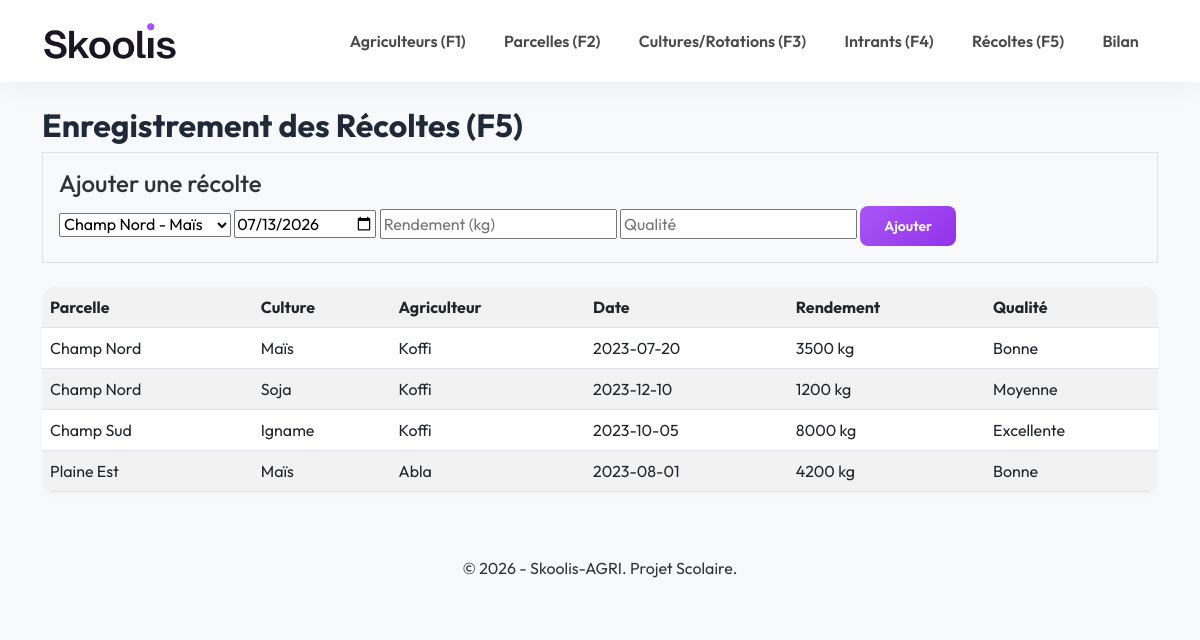
Page /php_app/recoltes.php on the committed database.
### tables this page shows
CREATE TABLE recolte (
    id_recolte INT AUTO_INCREMENT PRIMARY KEY,
    id_production INT NOT NULL,
    date_recolte DATE NOT NULL,
    rendement_kg FLOAT NOT NULL,
    qualite VARCHAR(50),
    FOREIGN KEY (id_production) REFERENCES production(id_production) ON DELETE CASCADE
);

CREATE TABLE parcelle (
    id_parcelle INT AUTO_INCREMENT PRIMARY KEY,
    nom VARCHAR(100) NOT NULL,
    localisation VARCHAR(150),
    superficie FLOAT NOT NULL COMMENT 'en hectares',
    zone_ecologique VARCHAR(100),
    id_agriculteur INT,
    FOREIGN KEY (id_agriculteur) REFERENCES agriculteur(id_agriculteur) ON DELETE CASCADE
);

CREATE TABLE culture (
    id_culture INT AUTO_INCREMENT PRIMARY KEY,
    nom_espece VARCHAR(100) NOT NULL,
    type_culture VARCHAR(50)
);

CREATE TABLE agriculteur (
    id_agriculteur INT AUTO_INCREMENT PRIMARY KEY,
    nom VARCHAR(50) NOT NULL,
    prenom VARCHAR(50) NOT NULL,
    contact VARCHAR(50),
    id_cooperative INT,
    FOREIGN KEY (id_cooperative) REFERENCES cooperative(id_cooperative) ON DELETE SET NULL
);

### php_app/recoltes.php (the view, shortened to what this page needs)
<?php
require 'db.php';
$recoltes = $pdo->query("SELECT r.*, p.nom as parcelle, c.nom_espece as culture, a.nom as agri_nom FROM recolte r JOIN production pr ON r.id_production = pr.id_production JOIN parcelle p ON pr.id_parcelle = p.id_parcelle JOIN culture c ON pr.id_culture = c.id_culture JOIN agriculteur a ON p.id_agriculteur = a.id_agriculteur")->fetchAll();
$prods = $pdo->query("SELECT pr.id_production, p.nom as parcelle, c.nom_espece FROM production pr JOIN parcelle p ON pr.id_parcelle=p.id_parcelle JOIN culture c ON pr.id_culture=c.id_culture")->fetchAll();
include 'header.php';
?>
<h2>Enregistrement des Récoltes (F5)</h2>
<form method="post" class="mb-4 bg-light p-3 border">
    <h4>Ajouter une récolte</h4>
    <select name="id_production">
        <?php foreach ($prods as $pr): ?><option value="<?= $pr['id_production'] ?>"><?= $pr['parcelle'].' - '.$pr['nom_espece'] ?></option><?php endforeach; ?>
    </select>
    <input type="date" name="date_recolte" required value="<?= date('Y-m-d') ?>">
    <input type="number" step="0.1" name="rendement_kg" placeholder="Rendement (kg)" required>
    <input type="text" name="qualite" placeholder="Qualité">
    <button type="submit" class="btn btn-sm btn-primary">Ajouter</button>
</form>
<table class="table table-striped">
    <tr><th>Parcelle</th><th>Culture</th><th>Agriculteur</th><th>Date</th><th>Rendement</th><th>Qualité</th></tr>
    <?php foreach ($recoltes as $r): ?>
    <tr><td><?= htmlspecialchars($r['parcelle']) ?></td><td><?= htmlspecialchars($r['culture']) ?></td><td><?= htmlspecialchars($r['agri_nom']) ?></td><td><?= $r['date_recolte'] ?></td><td><?= $r['rendement_kg'] ?> kg</td><td><?= htmlspecialchars($r['qualite']) ?></td></tr>
    <?php endforeach; ?>
</table>
<?php include 'footer.php'; ?>

### php_app/assets/css/style.css (style rules this page uses)
body { font-family: 'Outfit', sans-serif; background-color: #f8f9fa; color: #333; }
.btn-primary, .btn-success { background: linear-gradient(135deg, #a855f7, #9333ea); border: none; border-radius: 8px; padding: 0.6rem 1.5rem; font-weight: 600; transition: all 0.3s ease; }
h1, h2, h3 { font-weight: 700; color: #1f2937; }
.table { background: white; border-radius: 12px; overflow: hidden; box-shadow: 0 4px 6px rgba(0,0,0,0.02); }

### rows in the picture
recolte: parcelle.nom "Champ Nord", culture.nom_espece "Maïs", agriculteur.nom "Koffi", date_recolte "2023-07-20", rendement_kg "3500", qualite "Bonne"
recolte: parcelle.nom "Champ Nord", culture.nom_espece "Soja", agriculteur.nom "Koffi", date_recolte "2023-12-10", rendement_kg "1200", qualite "Moyenne"
recolte: parcelle.nom "Champ Sud", culture.nom_espece "Igname", agriculteur.nom "Koffi", date_recolte "2023-10-05", rendement_kg "8000", qualite "Excellente"
recolte: parcelle.nom "Plaine Est", culture.nom_espece "Maïs", agriculteur.nom "Abla", date_recolte "2023-08-01", rendement_kg "4200", qualite "Bonne"

### other values in the picture
form field id_production "Champ Nord - Maïs"
